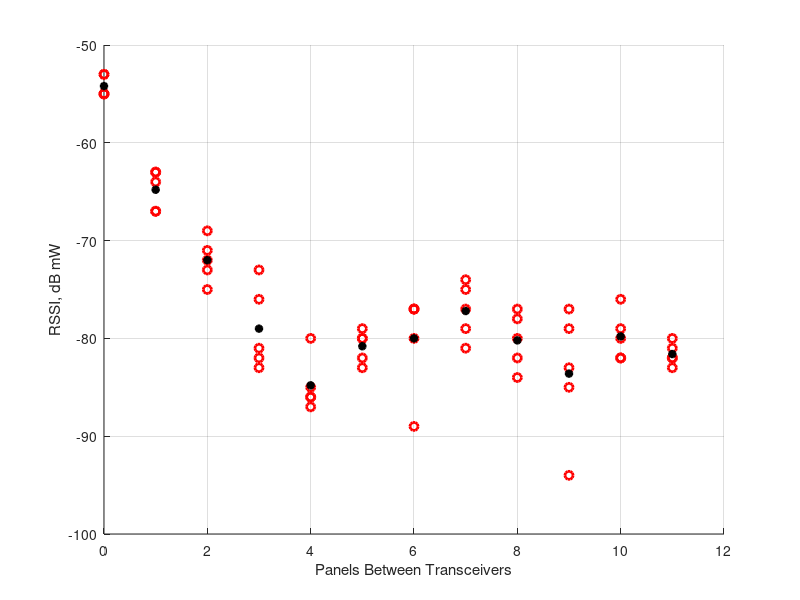
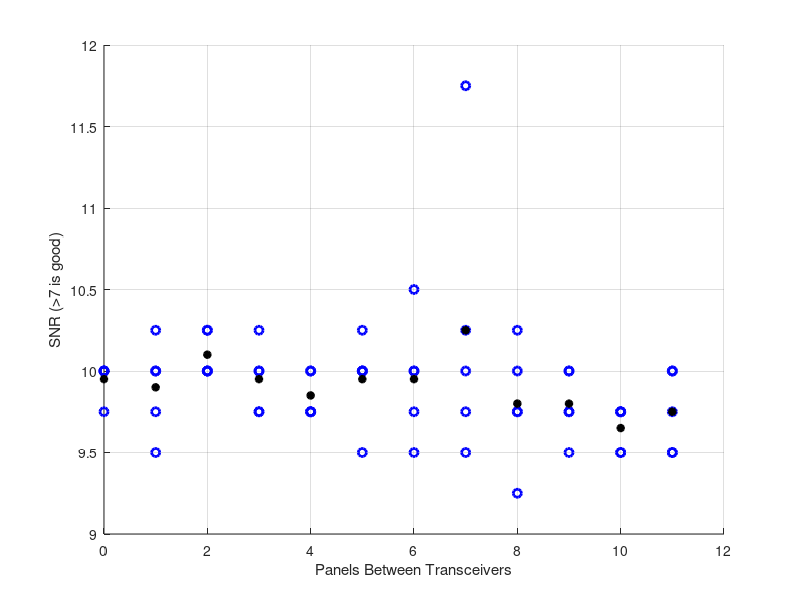

Write MATLAB code to recreate these figures, in order.
%% Load Data
clearvars
close all
load('fence_2.mat')
% test 1: on the ground going down the fence
% test 2: tried holding vertical?
% test 3: went down fence, holding vertical :3
disp('Data:')

disp([databuf.rssi' databuf.snr'])

%% Error Corrections?

%% Plots

figure, hold on
grid on
plot(databuf.panel, databuf.rssi, 'ro', 'linewidth', 2)
xlabel('Panels Between Transceivers')
ylabel('RSSI, dB mW')

% plot mean at each panel
for p=min(databuf.panel):max(databuf.panel)
    acc = 0;
    n = 0;
    for m = 1:length(databuf.panel)
        if(databuf.panel(m) == p)
            acc = acc + databuf.rssi(m);
            n = n + 1;
        end
    end
    if(n > 0)
        plot(p, acc/n, 'k*', 'linewidth', 2)
    end
end

figure, hold on
grid on
plot(databuf.panel, databuf.snr, 'bo', 'linewidth', 2)
xlabel('Panels Between Transceivers')
ylabel('SNR (>7 is good)')

% plot mean at each panel
for p=min(databuf.panel):max(databuf.panel)
    acc = 0;
    n = 0;
    for m = 1:length(databuf.panel)
        if(databuf.panel(m) == p)
            acc = acc + databuf.snr(m);
            n = n + 1;
        end
    end
    if(n > 0)
        plot(p, acc/n, 'k*', 'linewidth', 2)
    end
end

